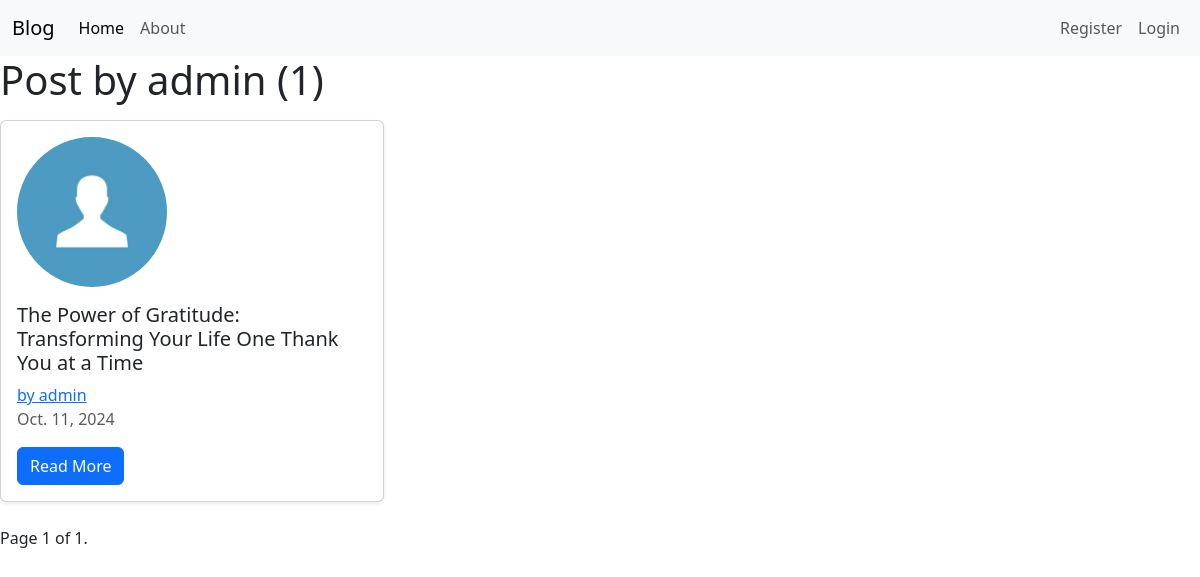
The app's page /userblogs/admin, older data.
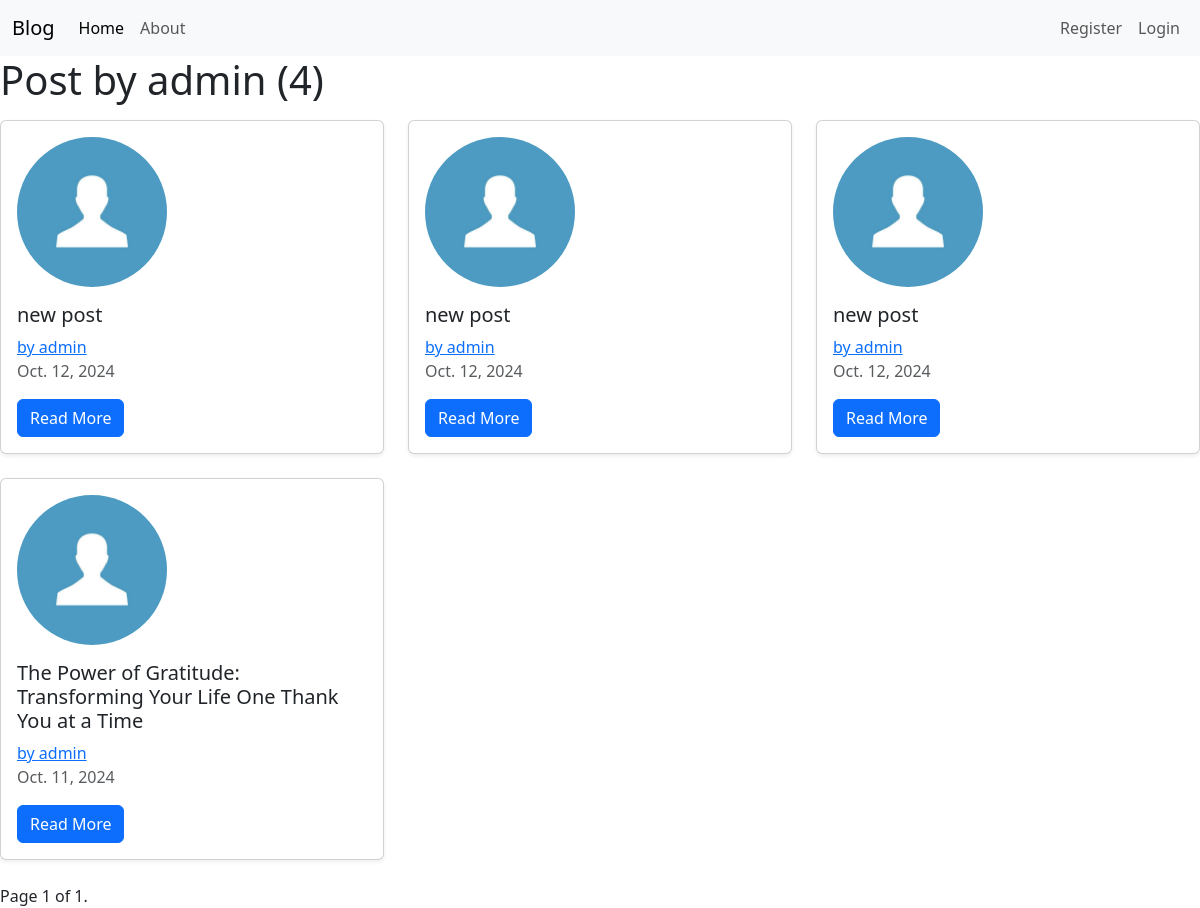
The same page, newer data.
### blogmain/models.py (models this page shows, shortened)
class blogs(models.Model):
    user = models.ForeignKey(User, on_delete=models.CASCADE, null=True)
    title = models.CharField(max_length= 100)
    post = models.TextField()
    date_created = models.DateField(auto_now_add=True)

### user/models.py (models this page shows, shortened)
class profile(models.Model):
    user = models.OneToOneField(User, on_delete=models.CASCADE)
    image = models.ImageField(default="default.jpg", upload_to='profile_pics')

### blogmain/views.py (the view)
# urls.py: path('userblogs/<str:username>', userblogList.as_view(), name = "userbloglist"),
class userblogList(ListView):
    model = blogs
    template_name = "blogmain/user_post.html"
    context_object_name = 'post'
    paginate_by = 6
    def get_queryset(self):
        user = get_object_or_404(User, username = self.kwargs.get("username"))
        return blogs.objects.filter(user = user).order_by("-date_created")

### blogmain/templates/blogmain/user_post.html (shortened to what this page needs)
{% extends "blogmain/base.html" %}
{% block content %}
    <div class="row">
        <h1 class="mb-3"> Post by {{ view.kwargs.username}} ({{page_obj.paginator.count}})</h1>
        {% for p in post %}
        <div class="col-md-4 mb-4">
            <div class="card shadow-sm">
                <div class="card-body">
                    <img src="{{ p.user.profile.image.url }}" alt="Profile Picture" class="rounded-circle img-fluid mb-3" style="width: 150px;">
                    <h5 class="card-title">{{ p.title }}</h5>
                    <a href="{% url 'userbloglist' p.user.username%}" class="card-text">by {{ p.user.username }}</a>
                    <p class="card-text text-muted">{{ p.date_created }}</p>
                    <a href="{% url 'detail' p.id %}" class="btn btn-primary">Read More</a>
                </div>
            </div>
        </div>
        {% endfor %}
    </div>
    <div class="pagination">
        <span class="step-links">
            <span class="current">
                Page {{ page_obj.number }} of {{ page_obj.paginator.num_pages }}.
            </span>
        </span>
    </div>
{% endblock %}

### blogmain/templates/blogmain/base.html (shortened to what this page needs)
<!doctype html>
<html lang="en">
  <head>
    <link href="https://cdn.jsdelivr.net/npm/bootstrap@5.3.3/dist/css/bootstrap.min.css" rel="stylesheet">
  </head>
  <body>
    <nav class="navbar navbar-expand-lg bg-body-tertiary">
      <div class="container-fluid">
        <a class="navbar-brand" href="#">Blog</a>
        <div class="collapse navbar-collapse" id="navbarNav">
          <ul class="navbar-nav me-auto">
            <li class="nav-item">
              <a class="nav-link active" aria-current="page" href="{% url 'home'%}">Home</a>
            </li>
            <li class="nav-item">
              <a class="nav-link" href="{% url 'about'%}">About</a>
            </li>
          </ul>
          <ul class="navbar-nav ms-auto">
            {% if request.user.is_authenticated%}
            <li class="nav-item">
              <a class="nav-link" href="{% url 'profile'%}">profile</a>
            </li>
            <li class="nav-item">
              <a class="nav-link" href="{% url 'logout' %}">Logout</a>
            </li>
            {% else %}
            <li class="nav-item">
              <a class="nav-link" href="{% url 'register' %}">Register</a>
            </li>
            <li class="nav-item">
              <a class="nav-link" href="{% url 'login'%}">Login</a>
            </li>
            {% endif %}
          </ul>
        </div>
      </div>
    </nav>
    {% block content %}
    {% endblock %}
  </body>
</html>

Row changes from the older to the newer data that the page shows:
added blogs: user.profile.image (placeholder picture), title "new post", user.username "admin", date_created "Oct. 12, 2024"
added blogs: user.profile.image (placeholder picture), title "new post", user.username "admin", date_created "Oct. 12, 2024"
added blogs: user.profile.image (placeholder picture), title "new post", user.username "admin", date_created "Oct. 12, 2024"
Text that changed along with them:
{{ page_obj.paginator.count }}: "1" → "4"
